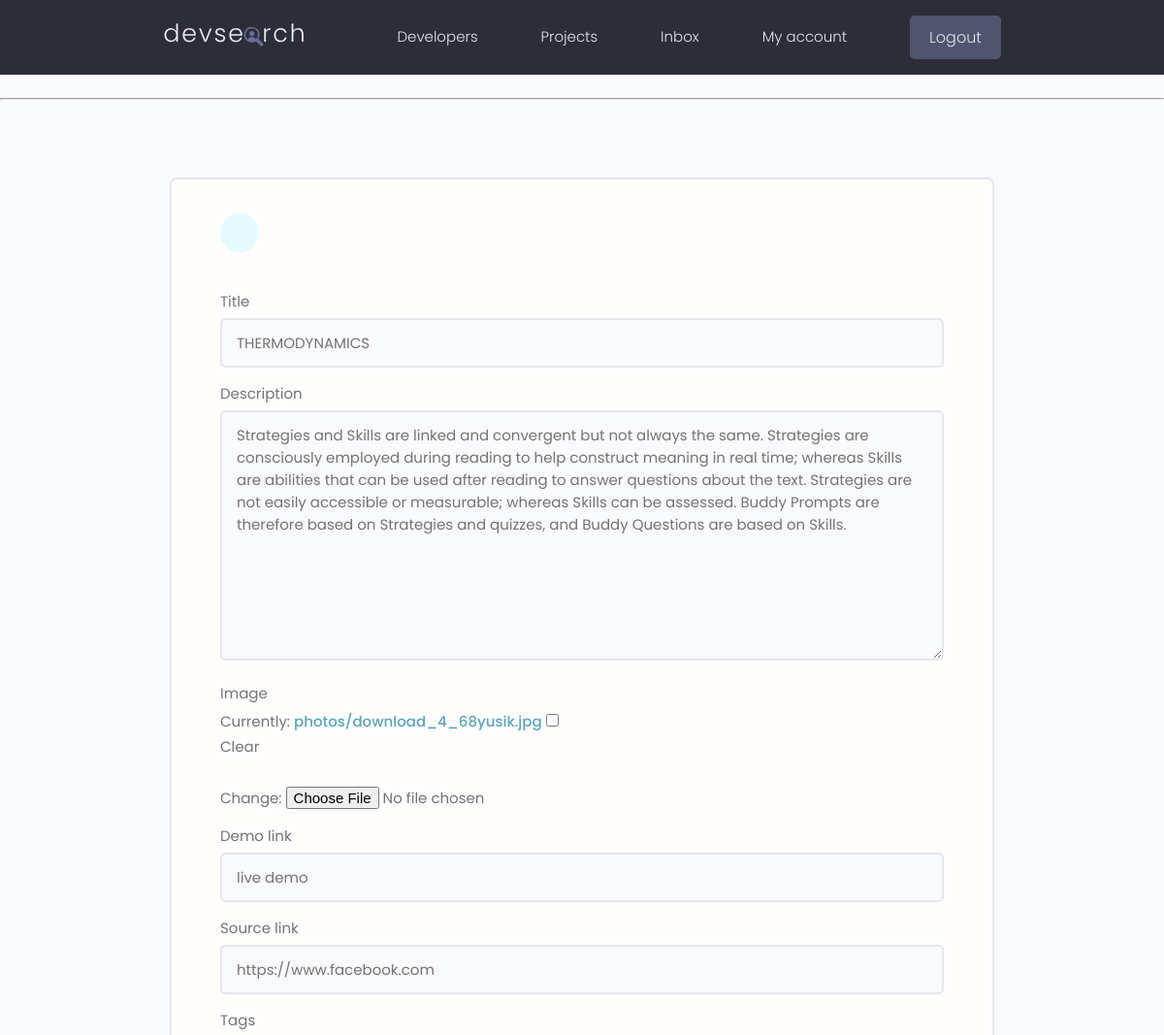
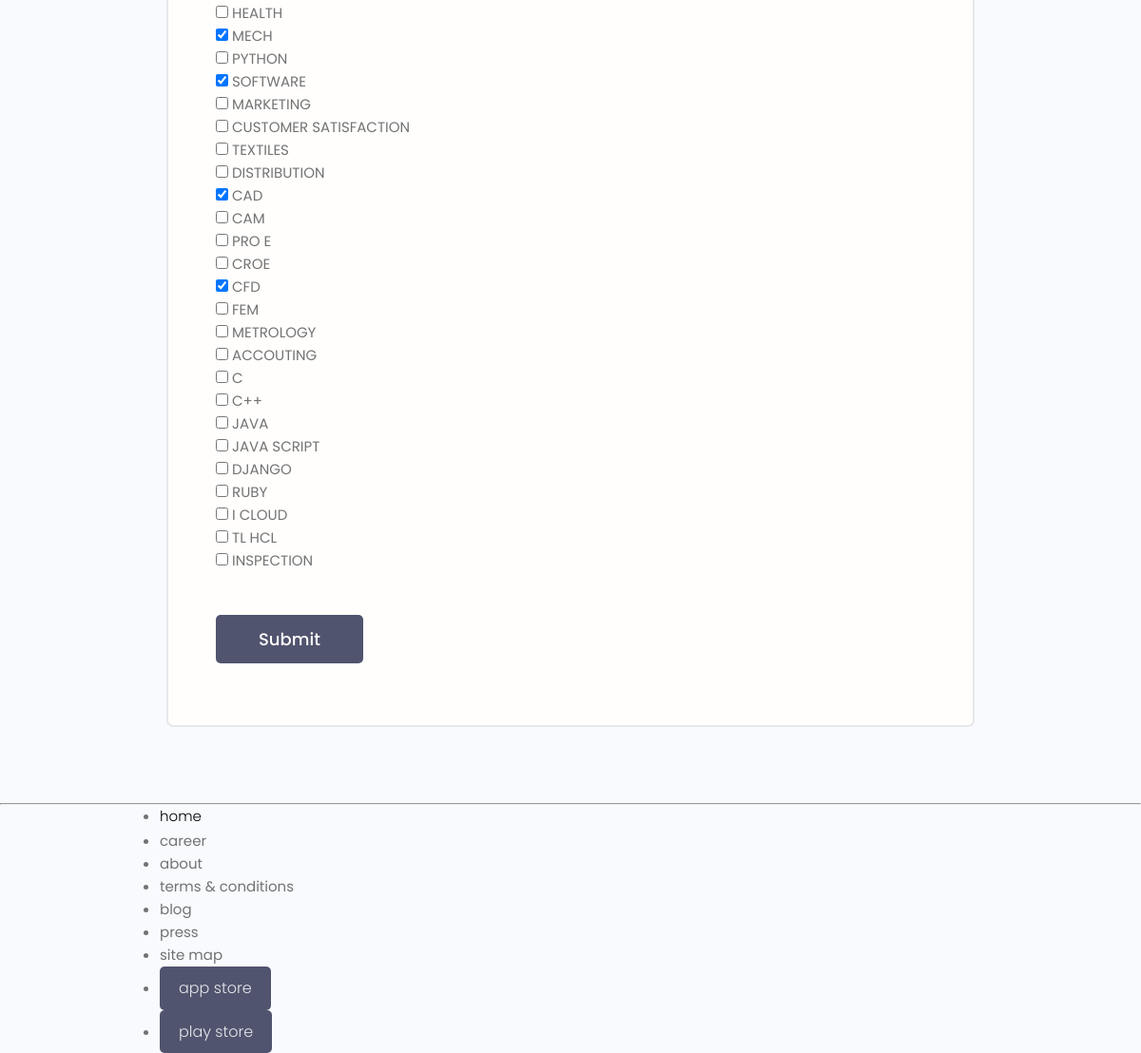
The app's page /project1/update-project/20/ (signed in) with its own data (2 pictures, top to bottom).
### project1/models.py (models this page shows, shortened)
class Project(models.Model):
    project_type = [('static','static application'),
                    ('dynamic','web application')
    ]
    owner = models.ForeignKey(Profile,on_delete=models.CASCADE,null=True,blank=True)
    title = models.CharField (max_length=500)
    description = models.TextField (max_length=5000,null=True,blank=True)
    image = models.ImageField (upload_to='photos/', default='photos/download.jpg',null=True,blank=True)
    demo_link = models.CharField (max_length=2000,null=True,blank=True)
    source_link = models.CharField (max_length=2000,null=True,blank=True)
    tags= models.ManyToManyField('Tag',blank=True)
    created = models.DateTimeField (auto_now_add=True)
    vote_total = models.IntegerField (default=0,null=True,blank=True)
    vote_ratio = models.IntegerField (default=0,null=True,blank=True)
    type = models.CharField (max_length=30,choices=project_type,null=True,blank=True)

### project1/views.py (the view)
# urls.py: path('update-project/<str:pk>/',views.updateproject, name='update-project'),
@login_required(login_url='users:login')
def updateproject(request,pk):
    profile = request.user.profile
    projobject = profile.project_set.get(id=pk)
    form = ProjectForm(instance=projobject)
    if request.method == 'POST':
        form = ProjectForm(request.POST,instance=projobject)
        if form.is_valid():
            form.save()
            messages.success(request,'project updated successfully')
            return redirect('users:account')
    context = { 'form' : form, }
    return render(request, 'project1/project-form.html', context)

### project1/forms.py
class ProjectForm(ModelForm):
    class Meta:
        model = Project
        fields = ['title','description','image','demo_link','source_link','tags']
        widgets = {
            'tags' : forms.CheckboxSelectMultiple(),
        }
    def __init__(self,*args,**kwargs):
        super().__init__(*args,**kwargs)
        for label,field in self.fields.items():
            field.widget.attrs.update({'class':'input'})

### project1/models.py (called while the page is built)
    def __str__(self):
        return self.name

### project1/templates/project1/project-form.html (shortened to what this page needs)
{% extends 'main.html' %}
{% block content %}
    <main class="formPage my-xl">
        <div class="content-box">
            <div class="formWrapper">
                <a class="backButton" href="{% url 'users:account' %}"></a>
                <br>
                <form class="form" action="" method="POST" enctype="multipart/form-data">
                    {% for field in form %}
                    <div class="form__field">
                        <label for="formInput#text">{{ field.label }} </label>
                        {{field}}
                    </div>
                    {% endfor %}
                    <input class="btn btn--sub btn--lg  my-md" type="submit" value="Submit" />
                </form>
            </div>
        </div>
    </main>
{% endblock %}

### static/styles/app.css (style rules this page uses)
:root { --color-sub: #2d2d39; }
.btn--sub { background-color: var(--color-sub-light); }
.content-box { width: 95%; max-width: 85rem; margin: 0 auto; }
.backButton { background: var(--color-main-light); color: var(--color-main); width: 4rem; height: 4rem; display: flex; align-items: center; justify-content: center; border-radius: 50%; }
.formPage .formWrapper { list-style: none; background: var(--color-white); padding: 3.5rem 5rem; border: 2px solid var(--color-light); border-radius: 0.7rem; }

### static/uikit/styles/modules/_variables.css (style rules this page uses)
:root { --color-main: #5aa5b9; --color-main-light: #e6faff; --color-sub: #3f4156; --color-sub-light: #51546e; --color-sub-lighter: #ededfd; --color-text: #737373; --color-gray: #8b8b8b; --color-light: #e5e7eb; --color-light-gray: #767676; --color-bg: #f8fafd; --color-white: #fffefd; --color-white-light: #f3f3f3; --color-success: #359e64; --color-success-bg: #def8e8; --color-error: #fc4b0b; --color-error-bg: #fff2ee; --font-base: 'Poppins', arial, helvetica, 'Segoe UI', roboto, ubuntu, sans-serif; --font-monospace: 'Fira Code', 'Courier New', courier, monospace; --font-regular: 300; --font-medium: 500; --font-bold: 700; --generic-shadow: 1px 1px 5px #00000010; --generic-transition: all 0.3s ease-in-out; }

### static/uikit/styles/modules/_base.css (style rules this page uses)
* { margin: 0; padding: 0; box-sizing: border-box; text-rendering: optimizeLegibility; color: inherit; font-size: inherit; }
html { font-size: 50%; }
@media only screen and (min-width: 480px) { html { font-size: 56.25%; } }
@media only screen and (min-width: 1200px) { html { font-size: 62.5%; } }
body { line-height: 1.6; font-weight: 400; font-size: 1.5rem; color: var(--color-text); background-color: var(--color-bg); min-height: 100vh; }

### static/uikit/styles/modules/_typography.css (style rules this page uses)
* { font-family: var(--font-base); }
a { padding-bottom: 2px; text-decoration: none; display: inline-block; color: var(--color-main); font-weight: var(--font-medium); }

### static/uikit/styles/modules/_utilities.css (style rules this page uses)
.my-md { margin: 3rem auto; }
.my-xl { margin: 8rem auto; }

### static/uikit/styles/modules/_button.css (style rules this page uses)
.btn { display: inline-block; position: relative; cursor: pointer; background-color: var(--color-light); font-weight: var(--font-medium); color: var(--color-sub); text-decoration: none; padding: 1rem 2rem; border-radius: 0.5rem; border: none; width: -webkit-fit-content; width: -moz-fit-content; width: fit-content; height: -webkit-fit-content; height: -moz-fit-content; height: fit-content; font-size: 1.6rem; outline-width: 0; outline-color: transparent; -webkit-backface-visibility: hidden; backface-visibility: hidden; transition: all 0.3s ease-in-out; }
.btn--sub { background-color: var(--color-sub); color: var(--color-white); }
.btn--lg { font-size: 1.8rem; padding: 1.2rem 4.5rem; }

### static/uikit/styles/modules/_form.css (style rules this page uses)
.form { display: block; }
.form__field { margin-top: 1.5rem; margin-bottom: 1.5rem; }
.form__label, .form__field > label { display: block; margin-bottom: 0.5rem; color: var(--color-text); }
input.input[type='text'], input.input[type='email'], input.input[type='password'], input.input[type='number'], select.input, textarea.input { min-width: 24rem; width: 100%; padding: 1.2rem 1.5rem; border-radius: 0.5rem; border: 2px solid var(--color-light); transition: all 0.3s ease-in-out; background-color: var(--color-bg); }

### records on screen
Project: form "THERMODYNAMICS" "Strategies and Skills are linked and convergent but not always the same. Strategies are consciously employed during reading to help construct meaning in real time; whereas Skills are abilities that can be used after reading to answer questions about the text. Strategies are not easily accessible or measurable; whereas Skills can be assessed. Buddy Prompts are therefore based on Strategies and quizzes, and Buddy Questions are based on Skills." "live demo" "https://www.facebook.com"

### other values on screen
{{ field.label }} "Title" "Description" "Image" "Demo link" "Source link" "Tags"
